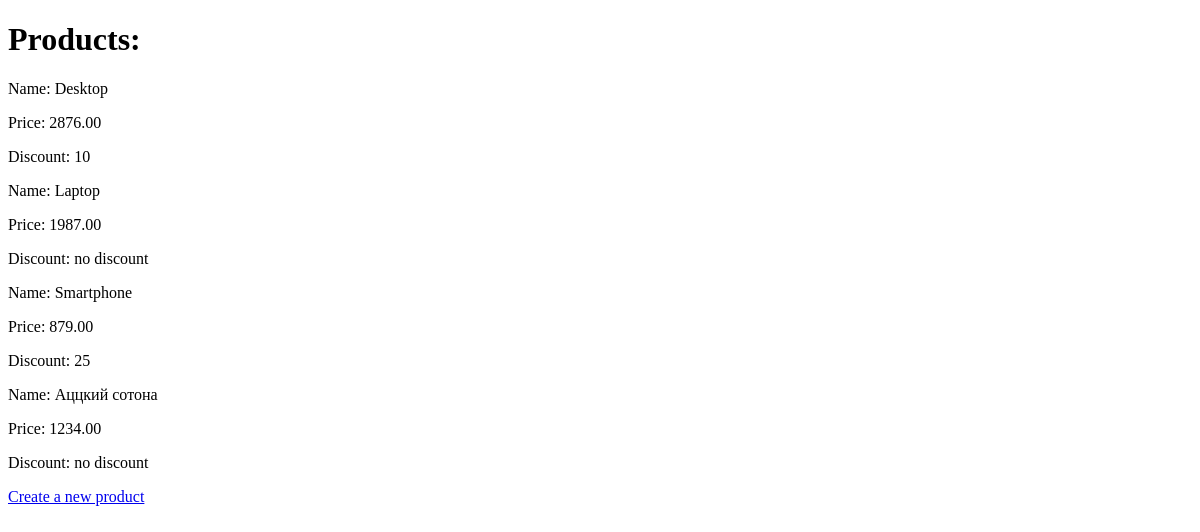
Page /shop/products/ on the earlier database version.
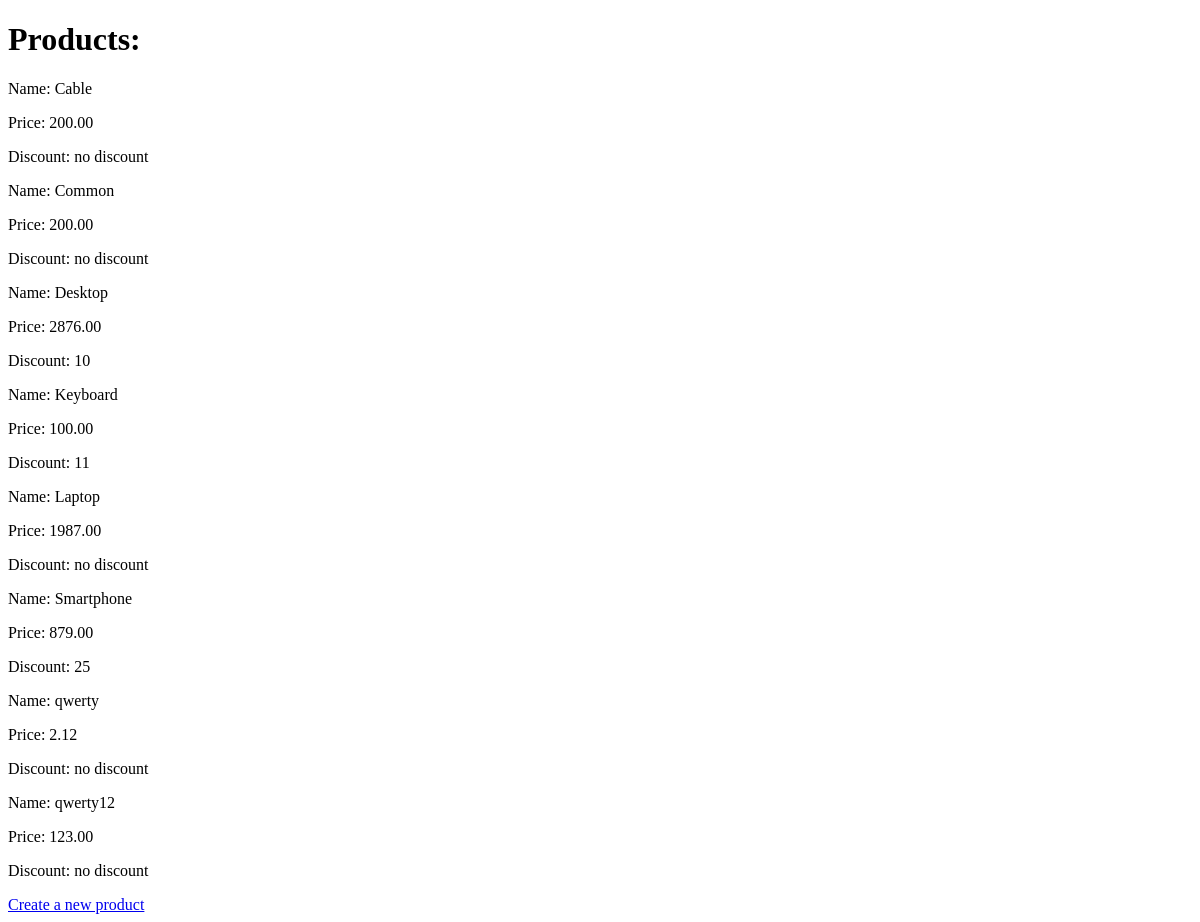
Same page on the later database version.
### shopapp/models.py (models this page shows, shortened)
class Product(models.Model):
    class Meta:
        ordering = ["name", "price"]
    name = models.CharField(max_length=100)
    description = models.TextField(null=False, blank=True)
    price = models.DecimalField(default=0, max_digits=8, decimal_places=2)
    discount = models.SmallIntegerField(default=0)
    created_at = models.DateTimeField(auto_now_add=True)
    archived = models.BooleanField(default=False)

### shopapp/views.py (the view)
# urls.py: path("products/", products_list, name="products_list"),
def products_list(request: HttpRequest):
    context = {
        "products": Product.objects.all(),
    }
    return render(request, 'shopapp/products-list.html', context=context)

### shopapp/templates/shopapp/products-list.html (shortened to what this page needs)
{% extends 'shopapp/base.html' %}
{% block body %}
  <h1>Products:</h1>
  {% if products %}
    <div>
    {% for product in products %}
      <div>
        <p>Name: {{ product.name }}</p>
        <p>Price: {{ product.price }}</p>
        <p>Discount: {% firstof product.discount 'no discount' %}</p>
      </div>
    {% endfor %}
    </div>
  {% else %}
    <h3>No products yet</h3>
  {% endif %}
<div>
  <a href="{% url 'shopapp:product_create' %}">
    Create a new product
  </a>
</div>
{% endblock %}

### shopapp/templates/shopapp/base.html (shortened to what this page needs)
<!DOCTYPE html>
<html lang="en">
<head>
</head>
<body>
{% block body %}{% endblock %}
</body>
</html>

Differences in the rows shown:
removed Product: name "Аццкий сотона", price "1234.00", discount "no discount"
added Product: name "Cable", price "200.00", discount "no discount"
added Product: name "Common", price "200.00", discount "no discount"
added Product: name "Keyboard", price "100.00", discount "11"
added Product: name "qwerty", price "2.12", discount "no discount"
added Product: name "qwerty12", price "123.00", discount "no discount"
